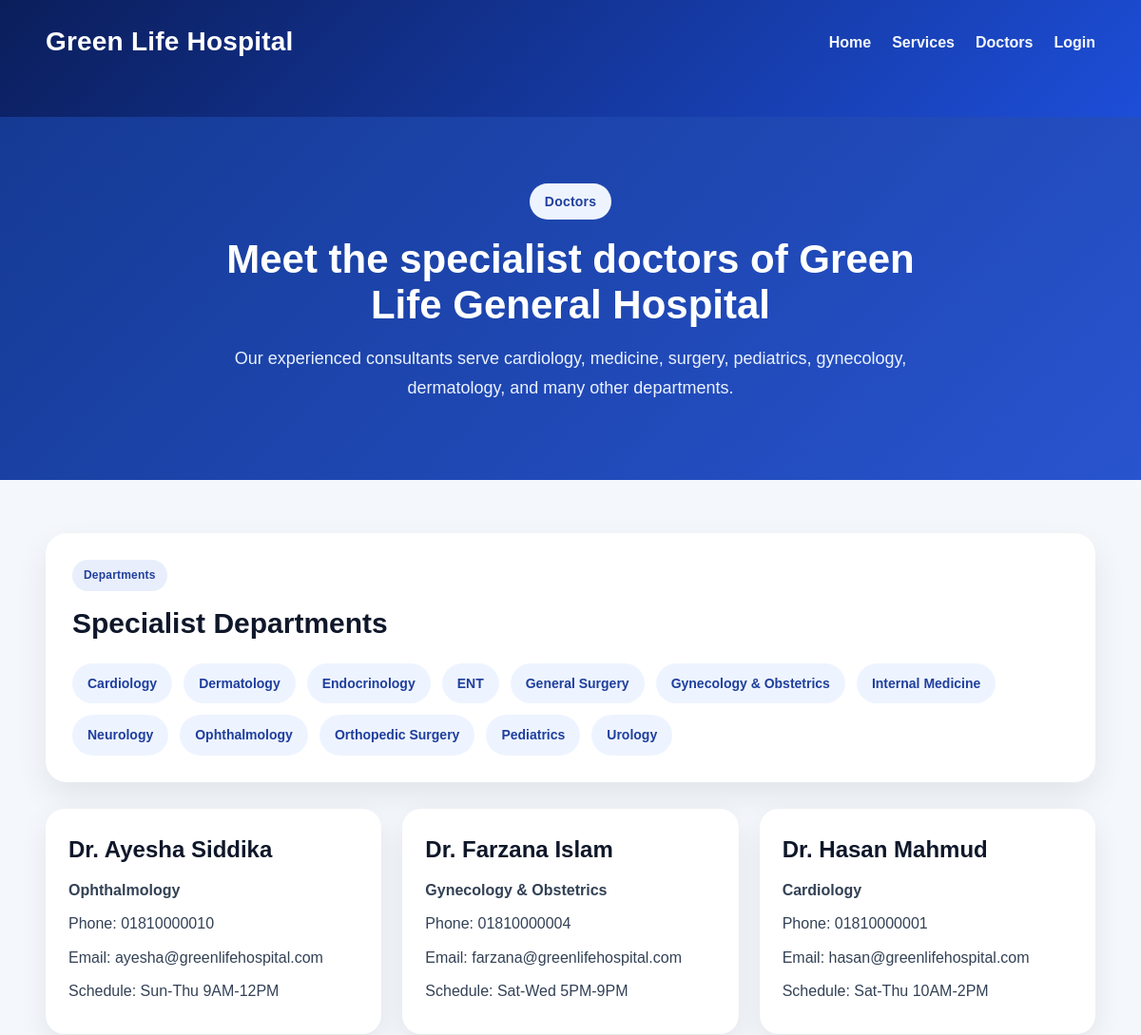
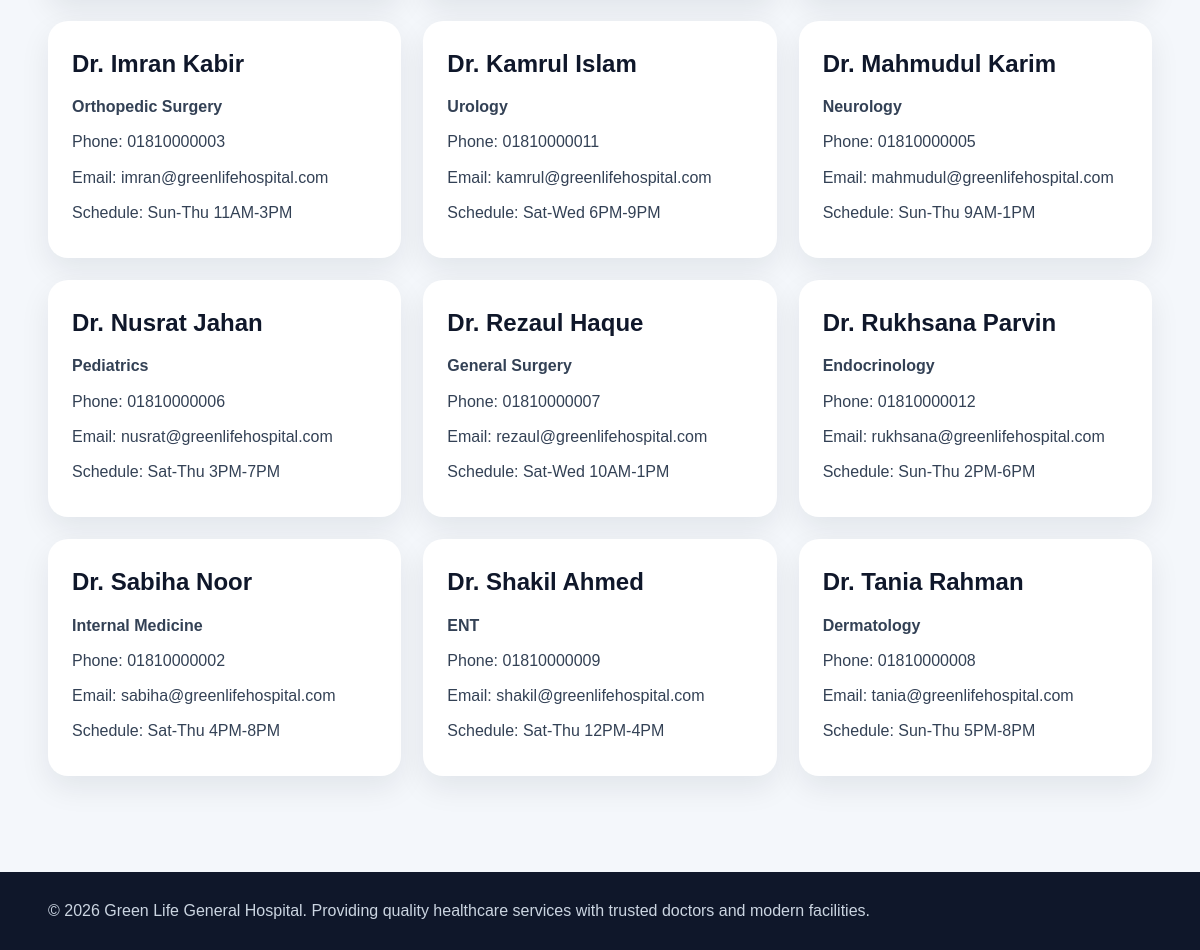
The app's page /doctors.php with its own data (2 pictures, top to bottom).
### tables this page shows
CREATE TABLE doctors (
  id INT AUTO_INCREMENT PRIMARY KEY,
  name VARCHAR(120) NOT NULL,
  specialization VARCHAR(120) NOT NULL,
  phone VARCHAR(30) DEFAULT '',
  email VARCHAR(120) DEFAULT '',
  schedule VARCHAR(180) DEFAULT '',
  created_at DATETIME NOT NULL
);

### config/app.php (called while the page is built, shortened)
<?php
function e($v): string
{
    return htmlspecialchars((string) $v, ENT_QUOTES, 'UTF-8');
}

### doctors.php (the view, shortened to what this page needs)
<?php
include __DIR__ . '/public/partials/header.php';
$rows = $pdo->query("SELECT * FROM doctors ORDER BY name ASC")->fetchAll();
$specializations = $pdo->query("SELECT DISTINCT specialization FROM doctors ORDER BY specialization ASC")->fetchAll();
?>
<section class="page-hero compact-hero">
    <div class="container">
        <div class="page-hero-content">
            <span class="badge">Doctors</span>
            <h1>Meet the specialist doctors of Green Life General Hospital</h1>
            <p>
                Our experienced consultants serve cardiology, medicine, surgery,
                pediatrics, gynecology, dermatology, and many other departments.
            </p>
        </div>
    </div>
</section>
<section class="section">
    <div class="container">
        <div class="doctor-top-panel">
            <div>
                <span class="badge">Departments</span>
                <h2>Specialist Departments</h2>
            </div>
            <ul class="dept-list">
                <?php foreach ($specializations as $s): ?>
                    <li><?= e($s['specialization']) ?></li>
                <?php endforeach; ?>
            </ul>
        </div>
        <div class="cards-3 doctor-cards">
            <?php foreach ($rows as $r): ?>
                <div class="info-card doctor-card">
                    <h3><?= e($r['name']) ?></h3>
                    <p><strong><?= e($r['specialization']) ?></strong></p>
                    <p>Phone: <?= e($r['phone']) ?></p>
                    <p>Email: <?= e($r['email']) ?></p>
                    <p>Schedule: <?= e($r['schedule']) ?></p>
                </div>
            <?php endforeach; ?>
        </div>
    </div>
</section>
<?php include __DIR__ . '/public/partials/footer.php'; ?>

### assets/css/style.css (style rules this page uses)
:root { --bg:#f4f7fb; --card:#fff; --text:#172033; --muted:#5f6b7a; --pri:#1d4ed8; --pri2:#0f172a; --line:#e5e7eb; --success:#16a34a; --warn:#d97706; --danger:#dc2626; --radius:22px; --shadow:0 16px 36px rgba(15,23,42,.10) }
* { box-sizing:border-box }
html { scroll-behavior:smooth }
body { margin:0; font-family:Arial,Helvetica,sans-serif; background:var(--bg); color:var(--text); line-height:1.6 }
.container { width:min(1180px,92%); margin:auto }
.badge { display:inline-block; padding:7px 12px; border-radius:999px; font-size:12px; font-weight:700; letter-spacing:.2px; background:#e8eefc; color:#21409a }
.hero-card, .panel, .table-card, .stat-card, .info-card, .login-panel { background:var(--card); border-radius:var(--radius); box-shadow:var(--shadow) }
.section { padding:56px 0 }
.cards-3, .cards-4 { display:grid; gap:22px }
.cards-3 { grid-template-columns:repeat(3,minmax(0,1fr)) }
.info-card { padding:24px }
.info-card h3 { margin:0 0 10px; font-size:24px }
.info-card p { margin:6px 0; color:#3f4a5a }
.page-hero.compact-hero { background: linear-gradient(135deg, #153a94, #2854cf); padding: 70px 0 80px; text-align: center; }
.page-hero-content { max-width: 760px; margin: 0 auto; }
.page-hero-content .badge { display: inline-block; background: #eef4ff; color: #1f3f9d; padding: 8px 16px; border-radius: 999px; font-size: 14px; font-weight: 700; margin-bottom: 18px; }
.page-hero-content h1 { color: #ffffff; font-size: 42px; line-height: 1.15; margin: 0 0 16px; font-weight: 800; }
.page-hero-content p { color: #eaf1ff; font-size: 18px; line-height: 1.75; margin: 0; }
.doctor-top-panel { background: #ffffff; border-radius: 22px; padding: 28px; box-shadow: 0 14px 34px rgba(15, 23, 42, 0.08); margin-bottom: 28px; }
.doctor-top-panel h2 { margin: 10px 0 18px; font-size: 30px; color: #0f172a; }
.dept-list { display: flex; flex-wrap: wrap; gap: 12px; list-style: none; padding: 0; margin: 0; }
.dept-list li { background: #eef4ff; color: #1f3f9d; padding: 10px 16px; border-radius: 999px; font-size: 14px; font-weight: 700; }
.doctor-cards { align-items: stretch; }
.doctor-card { border-radius: 20px; padding: 24px; box-shadow: 0 12px 30px rgba(15, 23, 42, 0.08); }
.doctor-card h3 { margin-bottom: 10px; font-size: 24px; color: #0f172a; }
.doctor-card p { margin: 8px 0; color: #334155; line-height: 1.7; }

### records on screen
doctors: name "Dr. Ayesha Siddika", specialization "Ophthalmology", phone "01810000010", email "ayesha@greenlifehospital.com", schedule "Sun-Thu 9AM-12PM"
doctors: name "Dr. Farzana Islam", specialization "Gynecology & Obstetrics", phone "01810000004", email "farzana@greenlifehospital.com", schedule "Sat-Wed 5PM-9PM"
doctors: name "Dr. Hasan Mahmud", specialization "Cardiology", phone "01810000001", email "hasan@greenlifehospital.com", schedule "Sat-Thu 10AM-2PM"
doctors: name "Dr. Imran Kabir", specialization "Orthopedic Surgery", phone "01810000003", email "imran@greenlifehospital.com", schedule "Sun-Thu 11AM-3PM"
doctors: name "Dr. Kamrul Islam", specialization "Urology", phone "01810000011", email "kamrul@greenlifehospital.com", schedule "Sat-Wed 6PM-9PM"
doctors: name "Dr. Mahmudul Karim", specialization "Neurology", phone "01810000005", email "mahmudul@greenlifehospital.com", schedule "Sun-Thu 9AM-1PM"
doctors: name "Dr. Nusrat Jahan", specialization "Pediatrics", phone "01810000006", email "nusrat@greenlifehospital.com", schedule "Sat-Thu 3PM-7PM"
doctors: name "Dr. Rezaul Haque", specialization "General Surgery", phone "01810000007", email "rezaul@greenlifehospital.com", schedule "Sat-Wed 10AM-1PM"
doctors: name "Dr. Rukhsana Parvin", specialization "Endocrinology", phone "01810000012", email "rukhsana@greenlifehospital.com", schedule "Sun-Thu 2PM-6PM"
doctors: name "Dr. Sabiha Noor", specialization "Internal Medicine", phone "01810000002", email "sabiha@greenlifehospital.com", schedule "Sat-Thu 4PM-8PM"
doctors: name "Dr. Shakil Ahmed", specialization "ENT", phone "01810000009", email "shakil@greenlifehospital.com", schedule "Sat-Thu 12PM-4PM"
doctors: name "Dr. Tania Rahman", specialization "Dermatology", phone "01810000008", email "tania@greenlifehospital.com", schedule "Sun-Thu 5PM-8PM"

### other values on screen
$s['specialization'] "Cardiology"
$s['specialization'] "Dermatology"
$s['specialization'] "Endocrinology"
$s['specialization'] "ENT"
$s['specialization'] "General Surgery"
$s['specialization'] "Gynecology & Obstetrics"
$s['specialization'] "Internal Medicine"
$s['specialization'] "Neurology"
$s['specialization'] "Ophthalmology"
$s['specialization'] "Orthopedic Surgery"
$s['specialization'] "Pediatrics"
$s['specialization'] "Urology"
APP_NAME "Green Life General Hospital"
